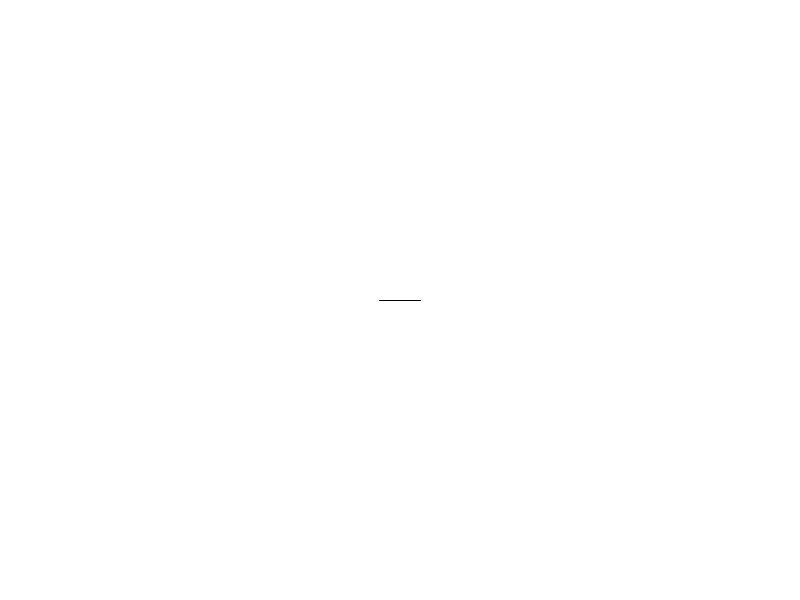
Frame 1 (no input)
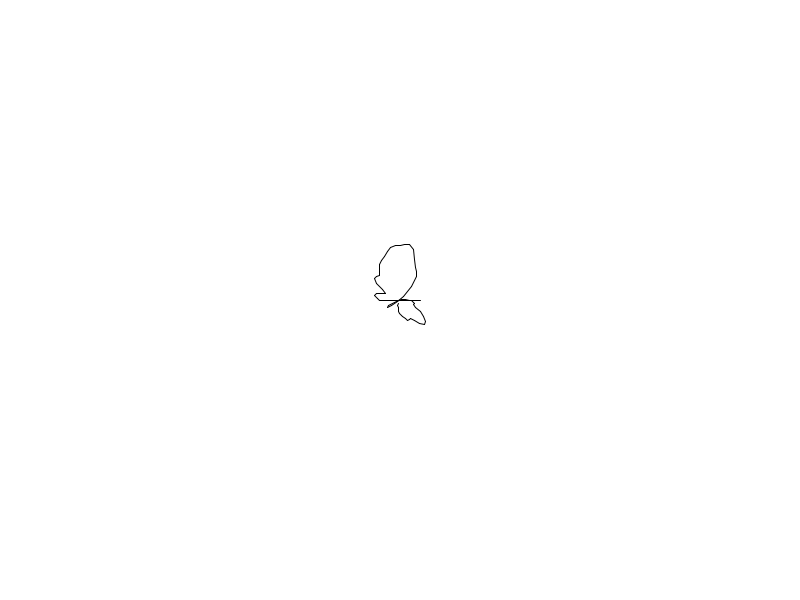
Frame 60 (the mouse pressed at the canvas centre just before this capture)
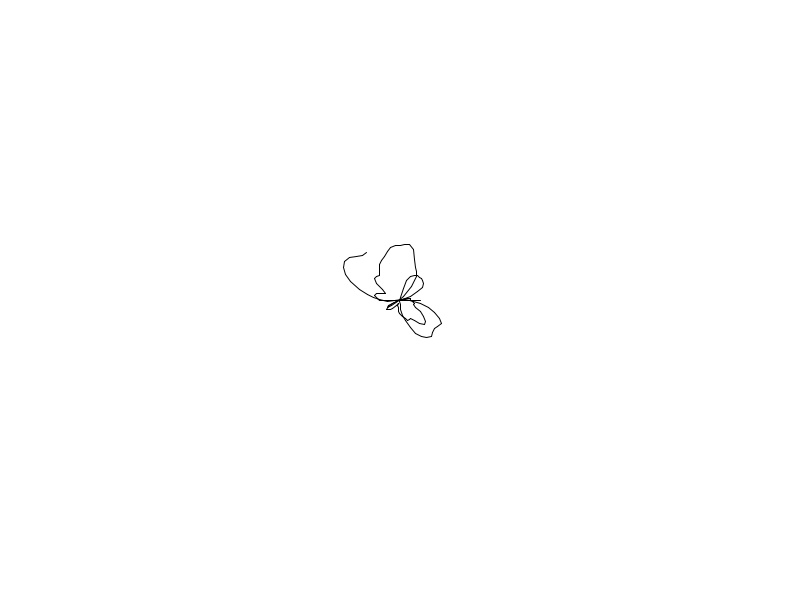
Frame 120 (the mouse held since frame 60 and released just before this capture)

The Processing sketch that drew these frames (run headless with seeded random() and noise(); from frame 60 on, the mouse is pressed at the canvas centre):

// Processing sketch: Project006_RotationalDrawing
// ── Project006_RotationalDrawing.pde

float x;
float y;
float r = 20;
float ang = 0;
float rad = 0;
float lastX = r;
float lastY = 0;
float radiusNoise = 10;


void setup(){
   size(800,600);
   background(255);
   strokeWeight(1);
   smooth();
   
}

void draw(){
  translate(width/2,height/2);
  rad = radians(ang);
  float thisR = r + (noise(radiusNoise)*200)-100;
  x = thisR*cos(rad);
  y = thisR*sin(rad);
  //point(x,y);
  line(x,y,lastX,lastY);
  
  radiusNoise += 0.05;
  lastX = x;
  lastY = y;
  ang += 5;
  r += 0.1;
}
